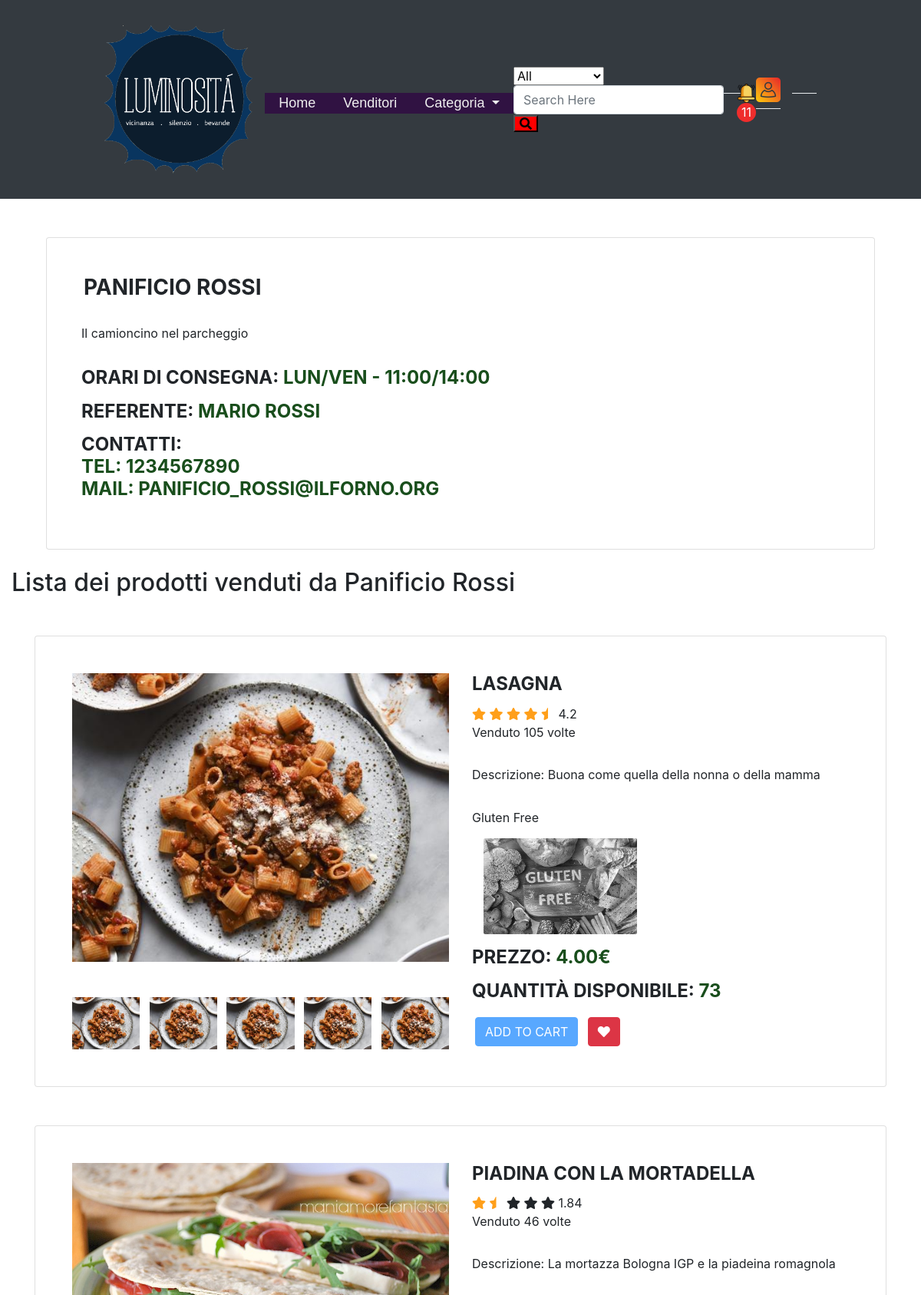
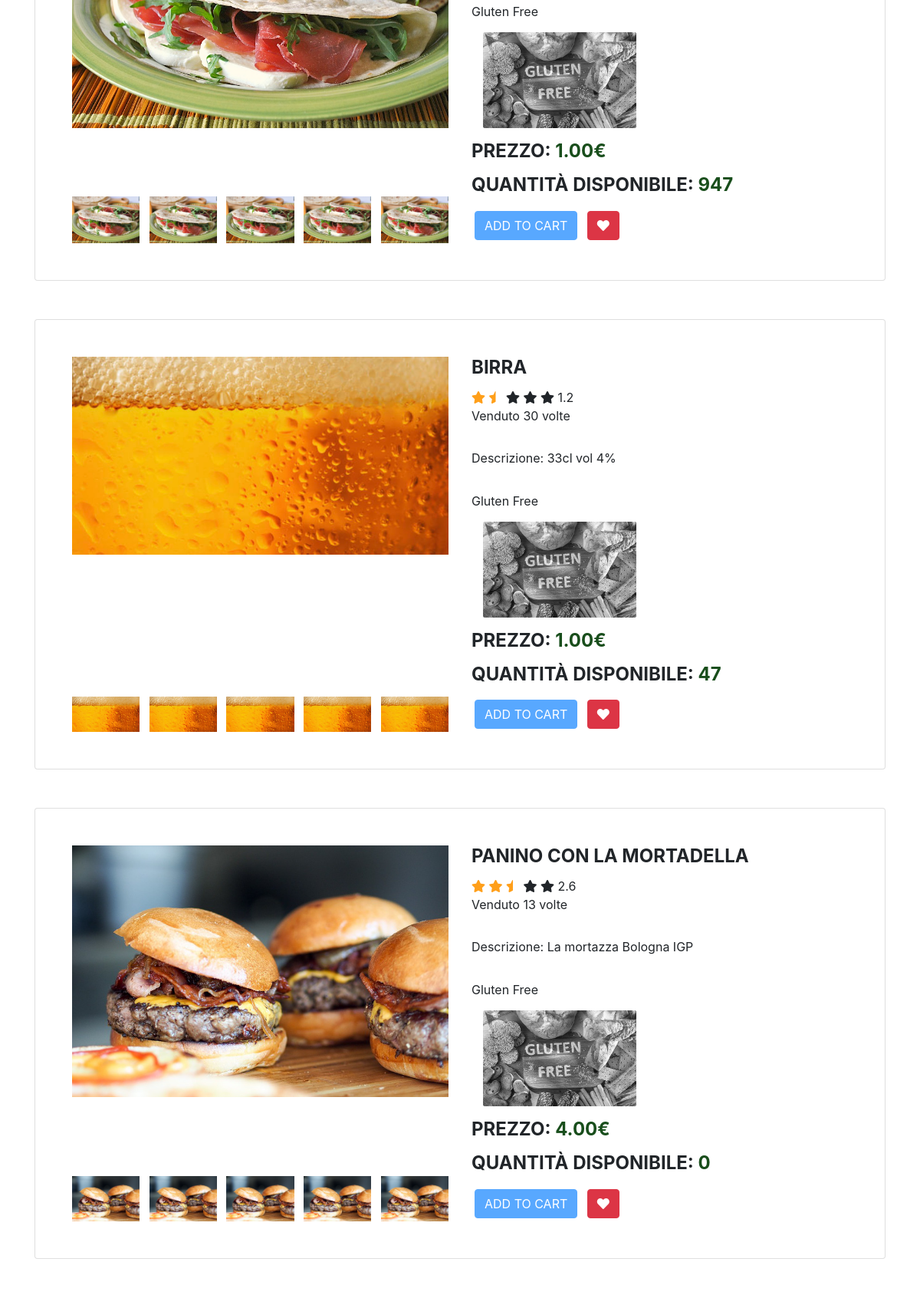
Page /foodVendor.php?spec&id=3 (signed in, upper part) on the committed database (2 pictures, top to bottom).
### tables this page shows
CREATE TABLE `venditore` (
  `vendorID` int(11) NOT NULL,
  `nomeAzienda` text NOT NULL,
  `indirizzo` text NOT NULL,
  `orariConsegna` text NOT NULL,
  `contatto` text NOT NULL,
  `descrizione` text NOT NULL,
  `userID` int(11) NOT NULL
);

CREATE TABLE `utente` (
  `UserID` int(11) NOT NULL,
  `Nome` text NOT NULL,
  `Cognome` text NOT NULL,
  `Email` text NOT NULL,
  `password` char(128) NOT NULL,
  `salt` char(128) NOT NULL,
  `vendors` tinyint(4) NOT NULL DEFAULT 0
);

CREATE TABLE `prodotto` (
  `prodottoID` int(11) NOT NULL,
  `nomeProd` mediumtext NOT NULL,
  `descrProd` text NOT NULL,
  `prezzo` decimal(10,2) UNSIGNED NOT NULL,
  `glutenFree` tinyint(4) NOT NULL DEFAULT 0,
  `quantity` int(11) UNSIGNED NOT NULL,
  `venduto` int(11) NOT NULL,
  `vendorID` int(11) NOT NULL,
  `foodType` int(11) NOT NULL
);

CREATE TABLE `foodcategory` (
  `CategoryID` int(11) NOT NULL,
  `CategoryName` text NOT NULL,
  `CategoryDescr` text NOT NULL
);

### foodVendor.php (called while the page is built, shortened)
<?php
require_once 'bootstrap.php';
$templateParams["categorie"] = $dbh->getFoodTypes();
$templateParams["nome"] = "vendor_details.php";
if(isset($_GET)){
    $url = parse_url($_SERVER['REQUEST_URI'], $component = -1);
    $query = explode("&", $url["query"]);
    if($query[0]=="spec"){
        $templateParams["vendorID"] = explode("=", $query[1])[1];
        $templateParams["details"] = $dbh->specificVendorList($templateParams["vendorID"]);
        $templateParams["foods"] = $dbh->specificVendorFoodList($templateParams["vendorID"]);
        $str = str_replace(" ", "_", $templateParams["details"]["nomeAzienda"]);
        $templateParams["titolo"] = "Venditori:".$str;
    } elseif ($query[0]=="list") {
        $templateParams["nome"] = "vendor_list.php";
        $templateParams["lista"] = $dbh->vendorList();
        $templateParams["titolo"] = "Venditori";
    }
} else {
}
require 'template/base.php';
?>

### db/database.php (called while the page is built, shortened)
<?php
class DatabaseHelper{
    private $db;
    public function __construct($servername, $username, $password, $dbname, $port){
        $this->db = new mysqli($servername, $username, $password, $dbname, $port);
    }
    public function getFoodTypes(){
        $stmt = $this->db->prepare("SELECT CategoryID, CategoryName, CategoryDescr FROM foodcategory");
        $stmt->execute();
        $result = $stmt->get_result();
        return $result->fetch_all(MYSQLI_ASSOC);
    }
    public function starRate($value){
        $val = $value / 5;
        if($val > 5) {
            return $this->starRate($val);
        }
        return $val;
    }
    public function specificVendorList($id){
        $sql="SELECT u.UserID, v.`vendorID`, `nomeAzienda`, `indirizzo`, `orariConsegna`, `contatto`, `descrizione`, `Email`, `Nome`, `Cognome` FROM `venditore` AS v LEFT JOIN `utente` AS u ON v.userID=u.UserID WHERE v.`vendorID` = ?;";
        $stmt = $this->db->prepare($sql);
        $stmt->bind_param('s', $id);
        $stmt->execute();
        $result = $stmt->get_result();
        $res = $result->fetch_all(MYSQLI_ASSOC);
        return $res[0];
    }
    public function specificVendorFoodList($id){
        $sql = "SELECT `prodottoID`, `nomeProd`, `descrProd`, `prezzo`, `glutenFree`, `quantity`, `CategoryName`, `CategoryID`, c1.vendorID, `venduto`, `nomeAzienda`, c1.vendorID
        FROM `prodotto` AS p LEFT JOIN `venditore` AS c1
        ON p.vendorID = c1.vendorID
        LEFT JOIN foodcategory AS c2
        ON p.foodType = c2.CategoryID
        WHERE c1.vendorID = ?
        ORDER BY `venduto` DESC;";
        $stmt = $this->db->prepare($sql);
        $stmt->bind_param('s', $id);
        $stmt->execute();
        $result = $stmt->get_result();
        return $result->fetch_all(MYSQLI_ASSOC);
    }
    public function getNotificationToRead($id)
    {
        $sql = "SELECT COUNT(`isRead`) AS 'da_leggere' FROM `notifiche` WHERE `customerID`=? AND `isRead`=0";
        $stmt = $this->db->prepare($sql);
        $stmt->bind_param('i', $id);
        $stmt->execute();
        $result = $stmt->get_result();
        return $result->fetch_all(MYSQLI_ASSOC)[0]['da_leggere'];
    }
}

### bootstrap.php (called while the page is built, shortened)
<?php
require_once("db/database.php");
$dbh = new DatabaseHelper("localhost", "root", "", "luminosita_db", 3306);
?>

### template/vendor_details.php (the view, shortened to what this page needs)
<?php
$vendor = $templateParams["details"];
?>
<div class="container">
    <div class="container">
        <div class="card">
            <div class="container-fliud">
                <div class="wrapper row">
                        <div class="details col-md-6">
                            <h3 class="product-title"><?php echo $vendor["nomeAzienda"]; ?></h3>
                        </div>
                        <p class="product-description">
                            <p><?php echo $vendor["descrizione"]; ?></p>
                        </p>
                        <h4 class="price">Orari di consegna: <span><?php echo $vendor["orariConsegna"]; ?></span></h4>
                        <h4 class="price">Referente: <span><?php echo $vendor["Nome"]." ".$vendor["Cognome"]; ?></span></h4>
                        <h4 class="price">Contatti: <span><br> Tel: <?php echo $vendor["contatto"]; ?><br>Mail: <?php echo $vendor["Email"]; ?> </span></h4>
                    </div>
                </div>
            </div>
        </div>
    </div>
<br>
    <h2>Lista dei prodotti venduti da <?php echo $vendor["nomeAzienda"]; ?></h2>
    <?php $gluten = UPLOAD_DIR."gluten-free.jpg";
foreach($templateParams["foods"] as $art):
    $img = CAT_DIR.$art["CategoryID"].".".$art["CategoryName"].".jpg";
    $val = $dbh->starRate($art["venduto"]);
    $value = explode('.', $val);
    $int = (int) $value[0];
    $decimal = isset($value[1]) ? (int) $value[1]: 0;
    ?>
    <div class="container">
        <div class="card">
            <div class="container-fliud">
                <div class="wrapper row">
                    <div class="preview col-md-6">
                        <div class="preview-pic tab-content">
                          <div class="tab-pane active" id="<?php echo $art["prodottoID"]; ?>-pic-1"><img src="<?php echo $img; ?>" alt="<?php echo $img; ?>"/></div>
                        </div>
                        <ul class="preview-thumbnail nav nav-tabs">
                          <li class="active"><a data-target="#<?php echo $art["prodottoID"]; ?>-pic-1" data-toggle="tab"><img src="<?php echo $img; ?>" alt="<?php echo $img; ?>"/></a></li>
                          <li><a data-target="#<?php echo $art["prodottoID"]; ?>-pic-2" data-toggle="tab"><img src="<?php echo $img; ?>" alt="<?php echo $img; ?>"/></a></li>
                          <li><a data-target="#<?php echo $art["prodottoID"]; ?>-pic-3" data-toggle="tab"><img src="<?php echo $img; ?>" alt="<?php echo $img; ?>"/></a></li>
                          <li><a data-target="#<?php echo $art["prodottoID"]; ?>-pic-4" data-toggle="tab"><img src="<?php echo $img; ?>" alt="<?php echo $img; ?>"/></a></li>
                          <li><a data-target="#<?php echo $art["prodottoID"]; ?>-pic-5" data-toggle="tab"><img src="<?php echo $img; ?>" alt="<?php echo $img; ?>"/></a></li>
                        </ul>
                    </div>
                    <div class="details col-md-6">
                        <h4 class="card-title product-title"><?php echo $art["nomeProd"]; ?></h4>
                        <div class="rating">
                            <div class="stars">
                                <?php
                                if($decimal==0):
                                    $j = $int;
                                    for($i=0; $i<5; $i++):
                                        if($j>0):
                                            $j--;?>
                                            <span class="fa fa-star checked"></span>
                                        <?php else: ?>
                                            <span class="fa fa-star"></span>
                                  <?php endif;
                                    endfor; ?>
                                <?php else:
                                    $j = $int;
                                    $k = $decimal;
                                    for($i=0; $i<5; $i++):
                                        if($j>0):
                                            $j--;?>
                                            <span class="fa fa-star checked"></span>
                                        <?php
                                        elseif($k>0 && $j==0):
                                            $k=-1; ?>
                                            <span class="fa fa-star-half checked"></span>
                                        <?php else: ?>
                                            <span class="fa fa-star"></span>
                                        <?php endif; ?>
                                    <?php
                                    endfor;
                                endif; ?>
                                <span><?php echo $val; ?></span>
                            </div>
                            <span class="review-no">Venduto <?php echo $art["venduto"];?> volte</span>
                        </div>
                        <p class="<?php echo $art["nomeProd"]; ?>-description"><p>Descrizione: <?php echo $art["descrProd"]; ?></p></p>
                        <p class="product-description">
                            <span class="form-check-label">Gluten Free</span>
                            <div class="col-md-3">
                                <div class="custom-control custom-checkbox image-checkbox">
                                    <label style="width: 200px" class="custom-control-label" for="ck-<?php echo $art["prodottoID"]; ?>">
                                        <img src="<?php echo $gluten; ?>" alt="gluten-free" class="<?php if($art["glutenFree"] == "0") echo "no-gluten"; ?> img-fluid">
                                    </label>
                                </div>
                            </div>
                        </p>
                        <h4 class="price card-text">Prezzo: <span><?php echo $art["prezzo"]; ?>€</span></h4>
                        <h4 class="price">Quantità disponibile: <span><?php echo $art["quantity"]; ?></span></h4>
                        <div class="action">
                            <button data-id="<?php echo $art["prodottoID"]; ?>" data-name="<?php echo $art["nomeProd"]; ?>" data-price="<?php echo $art["prezzo"]; ?>" class="add-to-cart btn btn-primary m-1" type="button" <?php if($_COOKIE["vendors"]=="1") echo "disabled"; ?>>add to cart</button>
                            <button class="like btn btn-danger m-1" type="button"><span class="fa fa-heart"></span></button>
                        </div>
                    </div>
                </div>
            </div>
        </div>
    </div>
    <?php endforeach; ?>

### css/main_style.css (style rules this page uses)
body, header, h1, h2, h5, ul { margin: 0; padding: 0; }
body { background-color: #e4e4e4; }
.no-gluten { filter: grayscale(100%); }
.custom-control.image-checkbox { position: relative; padding-left: 0; }
.custom-control.image-checkbox label { cursor: pointer; }
.custom-control.image-checkbox label:before { border-color: #007bff; background-color: #007bff; }
.custom-control.image-checkbox label:after, .custom-control.image-checkbox label:before { transition: opacity .3s ease; opacity: 0; left: .25rem; }
.custom-control.image-checkbox label img { border-radius: 2.5px; }
body { font-family: 'open sans'; overflow-x: hidden; }
.preview { display: -webkit-box; display: -webkit-flex; display: -ms-flexbox; display: flex; -webkit-box-orient: vertical; -webkit-box-direction: normal; -webkit-flex-direction: column; -ms-flex-direction: column; flex-direction: column; }
.preview-pic { -webkit-box-flex: 1; -webkit-flex-grow: 1; -ms-flex-positive: 1; flex-grow: 1; }
.preview-thumbnail.nav-tabs { border: none; margin-top: 15px; }
.preview-thumbnail.nav-tabs li { width: 18%; margin-right: 2.5%; }
.preview-thumbnail.nav-tabs li img { max-width: 100%; display: block; }
.preview-thumbnail.nav-tabs li a { padding: 0; margin: 0; }
.preview-thumbnail.nav-tabs li:last-of-type { margin-right: 0; }
.tab-content { overflow: hidden; }
.tab-content img { width: 100%; -webkit-animation-name: opacity; animation-name: opacity; -webkit-animation-duration: .3s; animation-duration: .3s; }
.card { margin-top: 50px; background: #eee; padding: 3em; line-height: 1.5em; }
@media screen and (min-width: 997px) { .wrapper { display: -webkit-box; display: -webkit-flex; display: -ms-flexbox; display: flex; } }
.details { display: -webkit-box; display: -webkit-flex; display: -ms-flexbox; display: flex; -webkit-box-orient: vertical; -webkit-box-direction: normal; -webkit-flex-direction: column; -ms-flex-direction: column; flex-direction: column; }
.product-title, .price, .sizes, .colors { text-transform: UPPERCASE; font-weight: bold; }
.checked { color: #ff9f1a; }
.price span { color: #194e1c; }
.product-title, .rating, .product-description, .price, .vote, .sizes { margin-bottom: 15px; }
.product-title { margin-top: 0; }
.add-to-cart, .like { background: #ff9f1a; padding: 1.2em 1.5em; border: none; text-transform: UPPERCASE; font-weight: bold; color: #fff; -webkit-transition: background .3s ease; transition: background .3s ease; }

### rows in the picture
venditore: nomeAzienda "PANIFICIO ROSSI", descrizione "Il camioncino nel parcheggio", orariConsegna "LUN/VEN - 11:00/14:00", userID.Nome "MARIO", userID.Cognome "ROSSI", contatto "1234567890", userID.Email "PANIFICIO_ROSSI@ILFORNO.ORG", nomeAzienda "Panificio Rossi"
prodotto: foodType.CategoryName (picture), nomeProd "LASAGNA", venduto "4.2", venduto "105", descrProd "Buona come quella della nonna o della mamma", prezzo "4.00", quantity "73"
prodotto: foodType.CategoryName (picture), nomeProd "PIADINA CON LA MORTADELLA", venduto "1.84", venduto "46", descrProd "La mortazza Bologna IGP e la piadeina romagnola", prezzo "1.00", quantity "947"
prodotto: foodType.CategoryName (picture), nomeProd "BIRRA", venduto "1.2", venduto "30", descrProd "33cl vol 4%", prezzo "1.00", quantity "47"
prodotto: foodType.CategoryName (picture), nomeProd "PANINO CON LA MORTADELLA", venduto "2.6", venduto "13", descrProd "La mortazza Bologna IGP", prezzo "4.00", quantity "0"

### other values in the picture
$templateParams["toReadNotif"] "11"
